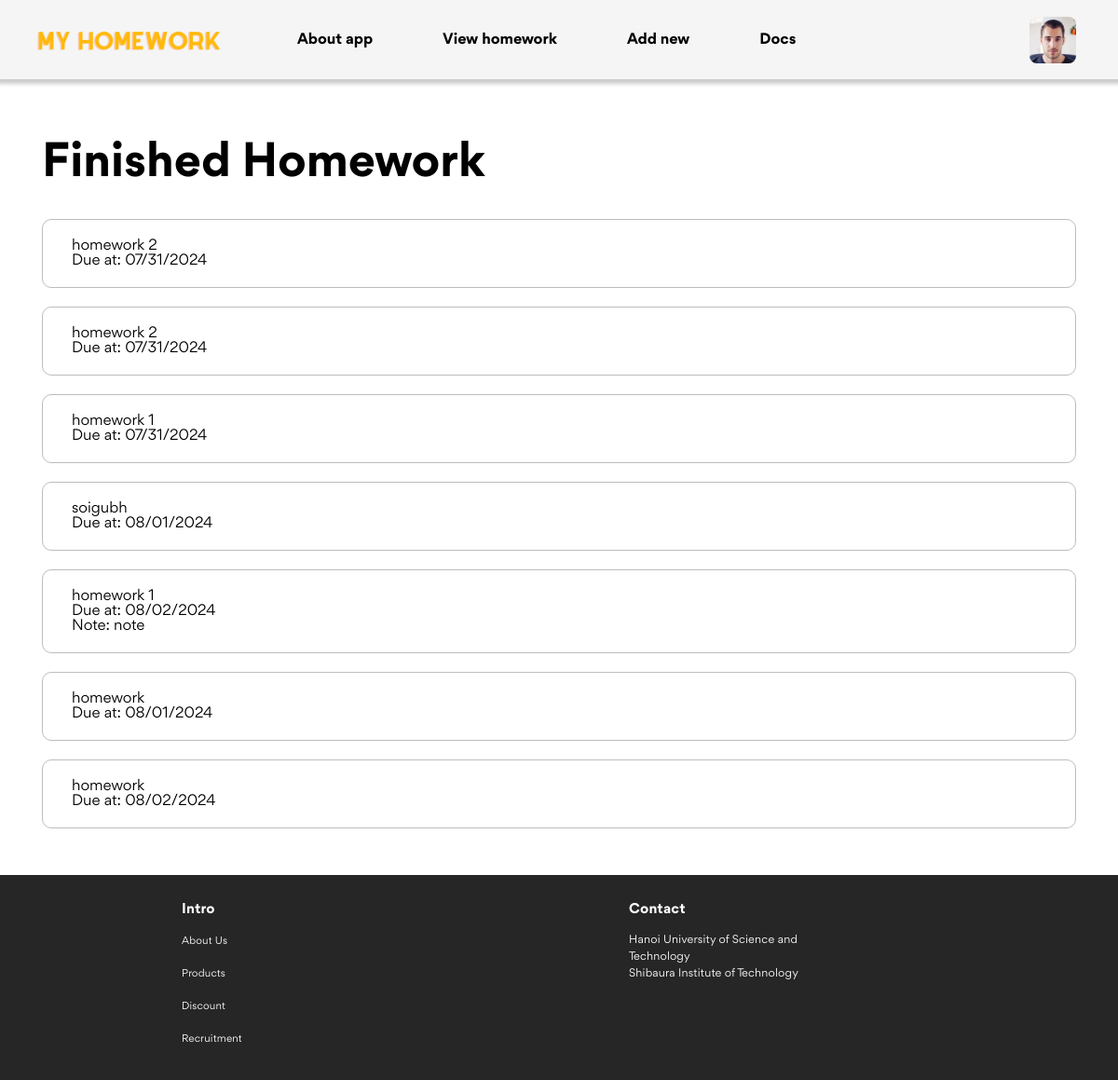
Screenshot of /view/finished-homework.html (signed in) with the database file from the repository.
### app/models.py (models this page shows, shortened)
class Homework(models.Model):
    user = models.ForeignKey(User, null=User, on_delete=models.CASCADE)
    name = models.CharField(max_length=200) #宿題名
    note = models.TextField(blank=True, default='') #メモ
    due_date = models.DateField() #期限
    difficulty = models.IntegerField(choices=[(1, '1'), (2, '2'), (3, '3'), (4, '4'), (5, '5')]) #難易度
    priority = models.IntegerField(default=0, editable=False) #自動的に計算する優先度
    finished = models.BooleanField(default=False) #完了した宿題かどうか

### app/views.py (the view)
# urls.py: path('view/finished-homework.html', views.finished_homework, name='finished_homework'),
@login_required
def finished_homework(request):
    if request.method == 'POST':
        homework_id = request.POST.get('homework_id')
        if homework_id:
            homework = get_object_or_404 (Homework, id=homework_id, user=request.user)
            homework.finished = True
            homework.save()
    finished_list = Homework.objects.filter(user=request.user, finished=True)
    context = { 'finished_list':finished_list }
    return render(request, 'view/finished-homework.html', context)

### templates/view/finished-homework.html (shortened to what this page needs)
<!DOCTYPE html>
<html lang="en">
    <head>
        {% load static %}
        <link
            rel="stylesheet"
            href="{% static 'assets/fonts/stylesheet.css' %}"
        />
        <link rel="stylesheet" href="{% static 'assets/css/main.css' %}" />
    </head>
    <body>
        <header id="header" class="header">
            {% if user.is_authenticated %}
              {% include '../templates/header-logined.html' %}
            {% else %}
              {% include '../templates/header.html' %}
            {% endif %}
        </header>
        <div class="main-first" id="about-app">
            <div class="container">
                <div class="row">
                    <div class="col-12">
                        <h1 class="page__title">Finished Homework</h1>
                    </div>
                </div>
                <div class="row">
                    <ul class="col-12 homework__list">
                        {% for homework in finished_list %}
                        <li class="homework__item">
                            <div class="homework__container">
                                <div class="col-10 homework__content">
                                    <h2 class="homework__name">
                                        {{ homework.name }}
                                    </h2>
                                    <div class="homework__desc">
                                        <p class="homework__duedate">
                                            Due at: {{ homework.due_date|date:"m/d/Y" }}
                                        </p>
                                        {% if homework.note %}
                                        <p class="homework__note">
                                            Note: {{ homework.note }}
                                        </p>
                                        {% endif %}
                                    </div>
                                </div>
                            </div>
                        </li>
                        {% empty %}
                        <li class="homework__item">
                            <div class="homework__container">
                                <p>No homework available.</p>
                            </div>
                        </li>
                        {% endfor %}
                    </ul>
                </div>
            </div>
        </div>
        {% include '../templates/footer.html' %}
    </body>
</html>

### static/assets/css/main.css (style rules this page uses)
html, body, div, span, applet, object, iframe, h1, h2, h3, h4, h5, h6, p, blockquote, pre, a, abbr, acronym, address, big, cite, code, del, dfn, em, img, ins, kbd, q, s, samp, small, strike, strong, sub, sup, tt, var, b, u, i, center, dl, dt, dd, ol, ul, li, fieldset, form, label, legend, table, caption, tbody, tfoot, thead, tr, th, td, article, aside, canvas, details, embed, figure, figcaption, footer, header, hgroup, menu, nav, output, ruby, section, summary, time, mark, audio, video { margin: 0; padding: 0; border: 0; font-size: 100%; font: inherit; vertical-align: baseline; }
article, aside, details, figcaption, figure, footer, header, hgroup, menu, nav, section { display: block; }
body { line-height: 1; }
ol, ul { list-style: none; }
* { -webkit-tap-highlight-color: transparent; }
html { font-size: 62.5%; scroll-behavior: smooth; }
body { font-size: 1.6rem; font-family: "Gordita", sans-serif; color: var(--text-color); background: var(--body-bg); }
.row > *, .container-fluid, .container { padding-left: calc(var(--grid-gutter-x) * 0.5); padding-right: calc(var(--grid-gutter-x) * 0.5); }
.container-fluid, .container { --grid-gutter-x: 30px; --grid-gutter-y: 0; width: 1370px; margin-left: auto; margin-right: auto; }
.container { width: 1370px; }
.row { display: flex; flex-wrap: wrap; margin-top: calc(var(--grid-gutter-y) * -1); margin-left: calc(var(--grid-gutter-x) * 0.5 * -1); margin-right: calc(var(--grid-gutter-x) * 0.5 * -1); }
.row > * { margin-top: var(--grid-gutter-y); }
.col-10 { flex: 0 0 auto; width: 83.3333333333%; }
.col-12 { flex: 0 0 auto; width: 100%; }
@media (max-width: 1399.98px) { .container { max-width: 1140px; } }
.main-first { width: 100%; background-color: rgb(255, 255, 255); padding: 30px 0; }
#about-app { scroll-margin-top: 100px; }
.header { position: sticky; top: -8px; z-index: 2; background-color: rgba(245, 245, 245, 0.95); box-shadow: 0.5px 0.5px 4px 4px #ccc; }
.page__title { font-size: 50px; line-height: 80px; font-weight: 600; margin-top: 20px; margin-bottom: 20px; }
.homework__container { display: flex; padding: 10px 1px 10px 1px; }
.homework__item { margin-bottom: 20px; border: 1px solid #bdbdbd; border-radius: 10px; }
.homework__content { padding: 10px; padding-left: 30px; }
html { background-color: #f6f6f6; }
html { --text-color: black; --body-bg: white; --text-theme-color: #ffb909; --theme-color: #fedb5d; }

### rows the page displays
Homework: name "homework 2", due_date "07/31/2024"
Homework: name "homework 2", due_date "07/31/2024"
Homework: name "homework 1", due_date "07/31/2024"
Homework: name "soigubh", due_date "08/01/2024"
Homework: name "homework 1", due_date "08/02/2024", note "note"
Homework: name "homework", due_date "08/01/2024"
Homework: name "homework", due_date "08/02/2024"
